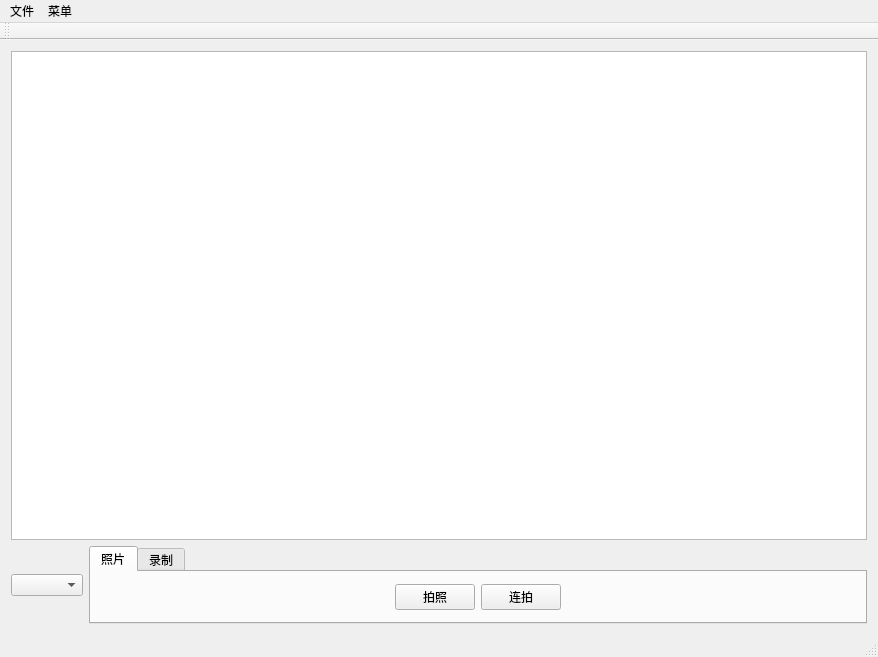
<?xml version="1.0" encoding="UTF-8"?>
<ui version="4.0">
 <class>MainWindow</class>
 <widget class="QMainWindow" name="MainWindow">
  <property name="geometry">
   <rect>
    <x>0</x>
    <y>0</y>
    <width>878</width>
    <height>657</height>
   </rect>
  </property>
  <property name="windowTitle">
   <string>MainWindow</string>
  </property>
  <widget class="QWidget" name="centralWidget">
   <layout class="QGridLayout" name="gridLayout_3" rowstretch="1,0">
    <item row="0" column="0" colspan="2">
     <layout class="QGridLayout" name="gridLayout">
      <item row="0" column="0">
       <widget class="QGraphicsView" name="graphicsView"/>
      </item>
     </layout>
    </item>
    <item row="1" column="0">
     <widget class="QComboBox" name="CameraChooseCombox">
      <property name="currentText">
       <string/>
      </property>
     </widget>
    </item>
    <item row="1" column="1">
     <widget class="QTabWidget" name="tabWidget">
      <property name="currentIndex">
       <number>0</number>
      </property>
      <widget class="QWidget" name="picTab">
       <attribute name="title">
        <string>照片</string>
       </attribute>
       <layout class="QHBoxLayout" name="horizontalLayout_3">
        <item>
         <layout class="QHBoxLayout" name="horizontalLayout_2">
          <item>
           <spacer name="horizontalSpacer">
            <property name="orientation">
             <enum>Qt::Horizontal</enum>
            </property>
            <property name="sizeHint" stdset="0">
             <size>
              <width>40</width>
              <height>20</height>
             </size>
            </property>
           </spacer>
          </item>
          <item>
           <widget class="QPushButton" name="picBtn">
            <property name="text">
             <string>拍照</string>
            </property>
           </widget>
          </item>
          <item>
           <widget class="QPushButton" name="morePicBtn">
            <property name="text">
             <string>连拍</string>
            </property>
           </widget>
          </item>
          <item>
           <spacer name="horizontalSpacer_2">
            <property name="orientation">
             <enum>Qt::Horizontal</enum>
            </property>
            <property name="sizeHint" stdset="0">
             <size>
              <width>40</width>
              <height>20</height>
             </size>
            </property>
           </spacer>
          </item>
         </layout>
        </item>
       </layout>
      </widget>
      <widget class="QWidget" name="videoTab">
       <attribute name="title">
        <string>录制</string>
       </attribute>
       <layout class="QGridLayout" name="gridLayout_2">
        <item row="0" column="0">
         <layout class="QHBoxLayout" name="horizontalLayout">
          <item>
           <spacer name="horizontalSpacer_3">
            <property name="orientation">
             <enum>Qt::Horizontal</enum>
            </property>
            <property name="sizeHint" stdset="0">
             <size>
              <width>40</width>
              <height>20</height>
             </size>
            </property>
           </spacer>
          </item>
          <item>
           <widget class="QPushButton" name="startBtn">
            <property name="text">
             <string>开始</string>
            </property>
           </widget>
          </item>
          <item>
           <widget class="QPushButton" name="stopBtn">
            <property name="text">
             <string>停止</string>
            </property>
           </widget>
          </item>
          <item>
           <widget class="QPushButton" name="pauseBtn">
            <property name="text">
             <string>暂停 </string>
            </property>
           </widget>
          </item>
          <item>
           <spacer name="horizontalSpacer_4">
            <property name="orientation">
             <enum>Qt::Horizontal</enum>
            </property>
            <property name="sizeHint" stdset="0">
             <size>
              <width>40</width>
              <height>20</height>
             </size>
            </property>
           </spacer>
          </item>
         </layout>
        </item>
       </layout>
      </widget>
     </widget>
    </item>
   </layout>
  </widget>
  <widget class="QMenuBar" name="menuBar">
   <property name="geometry">
    <rect>
     <x>0</x>
     <y>0</y>
     <width>878</width>
     <height>32</height>
    </rect>
   </property>
   <widget class="QMenu" name="menuFile">
    <property name="title">
     <string>文件</string>
    </property>
    <addaction name="actionFileSavePath"/>
   </widget>
   <widget class="QMenu" name="menumenu">
    <property name="title">
     <string>菜单</string>
    </property>
    <addaction name="actionsetting"/>
    <addaction name="actionFrameSetting"/>
   </widget>
   <addaction name="menuFile"/>
   <addaction name="menumenu"/>
  </widget>
  <widget class="QToolBar" name="mainToolBar">
   <attribute name="toolBarArea">
    <enum>TopToolBarArea</enum>
   </attribute>
   <attribute name="toolBarBreak">
    <bool>false</bool>
   </attribute>
  </widget>
  <widget class="QStatusBar" name="statusBar"/>
  <action name="actionsetting">
   <property name="text">
    <string>解码设置</string>
   </property>
   <property name="shortcut">
    <string>Ctrl+Q</string>
   </property>
  </action>
  <action name="actionFrameSetting">
   <property name="text">
    <string>画面设置</string>
   </property>
   <property name="shortcut">
    <string>Ctrl+W</string>
   </property>
  </action>
  <action name="actionFileSavePath">
   <property name="text">
    <string>文件存储路径设置</string>
   </property>
   <property name="shortcut">
    <string>Ctrl+F2</string>
   </property>
  </action>
 </widget>
 <layoutdefault spacing="6" margin="11"/>
 <resources/>
 <connections/>
</ui>
